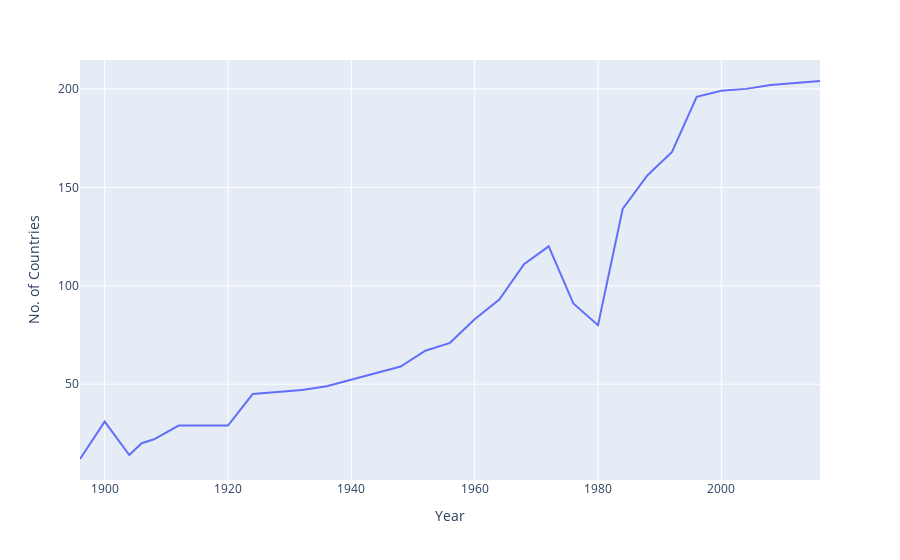

This figure's notebook cell:
### Code cell
fig = px.line(nations_over_time, x = "Year", y = "No. of Countries")
fig.show()

### Figure 1 — Plotly figure (JSON) as saved in the notebook; plotly's stock layout.template omitted (floating-point values rounded to 4 significant figures)
{"data": [{"hovertemplate": "Year=%{x}<br>No. of Countries=%{y}<extra></extra>", "legendgroup": "", "line": {"color": "#636efa", "dash": "solid"}, "marker": {"symbol": "circle"}, "mode": "lines", "name": "", "orientation": "v", "showlegend": false, "type": "scatter", "x": [1896, 1900, 1904, 1906, 1908, 1912, 1920, 1924, 1928, 1932, 1936, 1948, 1952, 1956, 1960, 1964, 1968, 1972, 1976, 1980, 1984, 1988, 1992, 1996, 2000, 2004, 2008, 2012, 2016], "xaxis": "x", "y": [12, 31, 14, 20, 22, 29, 29, 45, 46, 47, 49, 59, 67, 71, 83, 93, 111, 120, 91, 80, 139, 156, 168, 196, 199, 200, 202, 203, 204], "yaxis": "y"}], "layout": {"legend": {"tracegroupgap": 0}, "margin": {"t": 60}, "xaxis": {"anchor": "y", "domain": [0, 1], "title": {"text": "Year"}}, "yaxis": {"anchor": "x", "domain": [0, 1], "title": {"text": "No. of Countries"}}}}
